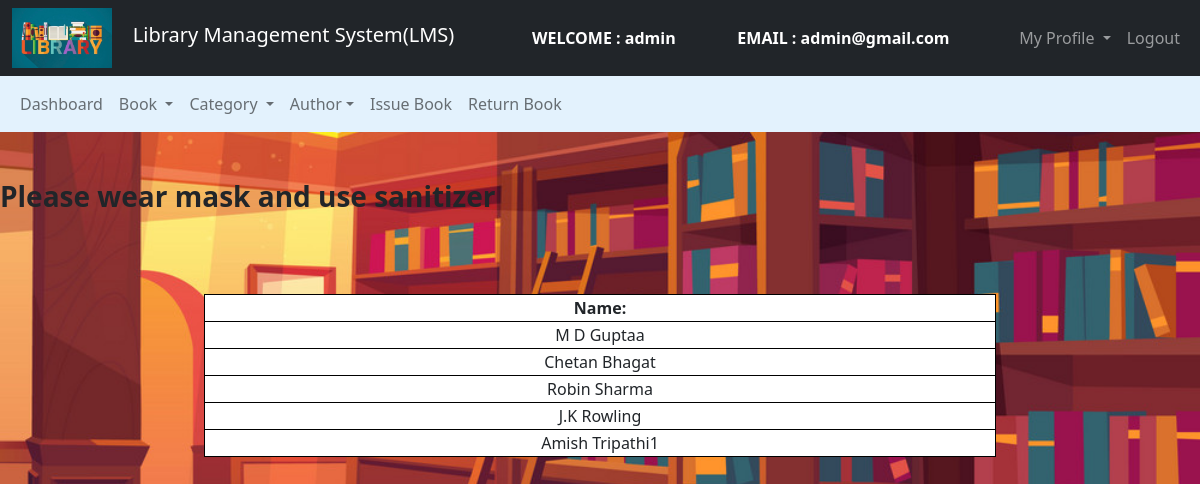
Before: /Admin/Author/regauth.php (signed in) with the older database file.
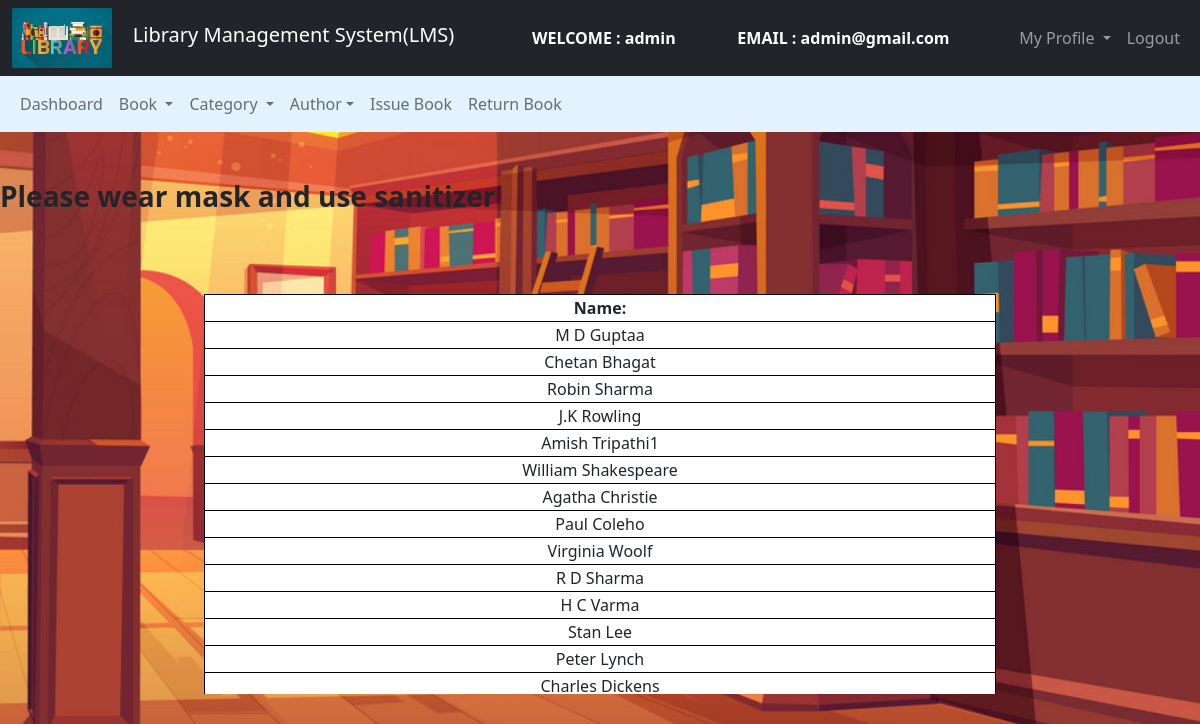
After: the same page with the newer database file.
### tables this page shows
CREATE TABLE `authors` (
  `author_id` int(11) NOT NULL,
  `author_name` varchar(250) NOT NULL
);

### Admin/Author/regauth.php (the view, shortened to what this page needs)
<?php
$connection = mysqli_connect("localhost", "root", "");
$query = "select * from authors";
?>
<!DOCTYPE html>
<html>
<head>
    <link href="https://cdn.jsdelivr.net/npm/bootstrap@5.0.0-beta2/dist/css/bootstrap.min.css" rel="stylesheet">
</head>
<body>
    <nav class="navbar navbar-expand-lg navbar-dark bg-dark">
        <div class="container-fluid">
            <div class="navbar-header">
                <img src="../images/abc1.jpeg" width="100" height="60"> &nbsp &nbsp
                <a class="navbar-brand" href="../admin_dashboard.php">Library Management System(LMS)</a>
            </div>
            <font style="color: white">
                <span>
                    <strong>
                        WELCOME : <?php echo $_SESSION['name']; ?></strong>
                </span>
            </font>
            <font style="color: white">
                <span>
                    <strong>
                        EMAIL : <?php echo $_SESSION['email']; ?></strong>
                </span>
            </font>
            <ul class="nav navbar-nav navbar-right">
                <li class="nav-item dropdown">
                    <a class="nav-link dropdown-toggle" data-toggle="dropdown">
                        My Profile
                    </a>
                </li>
                <li class="nav-item"><a class="nav-link" href="../../logout.php">
                        Logout
                    </a></li>
            </ul>
        </div>
    </nav>
    <nav class="navbar navbar-expand-lg navbar-light" style="background-color: #e3f2fd">
        <div class="container-fluid">
            <ul class="nav navbar-nav navbar-center">
                <li class="nav-item">
                    <a href="../admin_dashboard.php" class="nav-link">
                        Dashboard
                    </a>
                </li>
                <li class="nav-item dropdown ">
                    <a class="nav-link dropdown-toggle" data-toggle="dropdown"> Book
                    </a>
                </li>
                <li class="nav-item dropdown ">
                    <a class="nav-link dropdown-toggle" data-toggle="dropdown"> Category </a>
                </li>
                <li class="nav-item dropdown ">
                    <a class="nav-link dropdown-toggle" data-toggle="dropdown"> Author</a>
                </li>
                <li class="nav-item">
                    <a href="../Book/issue_book.php" class="nav-link">
                        Issue Book</a>
                </li>
                <li class="nav-item">
                    <a href="../Book/return_book.php" class="nav-link">
                        Return Book</a>
                </li>
            </ul>
        </div>
    </nav>
    <br><br>
    <?php include '../../header.php'; ?><br><br>
    <div class="row">
        <div class="col-md-2"></div>
        <div class="col-md-8">
            <form>
                <table class="table-bordered" width="900px" style="text-align:center">
                    <tr>
                        <th>Name:</th>
                    </tr>
                    <?php
                    $query_run = mysqli_query($connection, $query);
                    while ($row = mysqli_fetch_assoc($query_run)) {
                        $aut_name = $row['author_name'];
                    ?>
                        <tr>
                            <td><?php echo $aut_name; ?></td>
                        </tr>
                    <?php
                    }
                    ?>
                </table>
            </form>
        </div>
        <div class="col-md-2"></div>
    </div>
</body>
</html>

Changed rows visible on the page:
added authors: author_name "William Shakespeare"
added authors: author_name "Agatha Christie"
added authors: author_name "Paul Coleho"
added authors: author_name "Virginia Woolf"
added authors: author_name "R D Sharma"
added authors: author_name "H C Varma"
added authors: author_name "Stan Lee"
added authors: author_name "Peter Lynch"
added authors: author_name "Charles Dickens"
